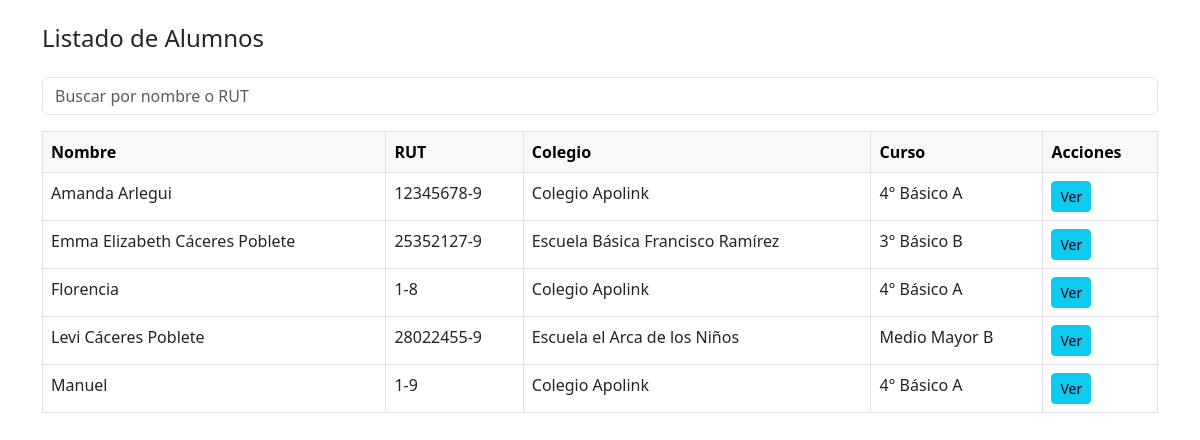
/alumnos/students.php (signed in), run on the app's committed database.
### tables this page shows
CREATE TABLE `students` (
  `id` int(11) NOT NULL,
  `colegio_id` int(11) DEFAULT NULL,
  `curso_id` int(11) DEFAULT NULL,
  `nombre` varchar(100) DEFAULT NULL,
  `rut` varchar(12) DEFAULT NULL,
  `fecha_nac` date DEFAULT NULL,
  `telefono` varchar(20) DEFAULT NULL,
  `email` varchar(100) DEFAULT NULL,
  `cuota_total` int(11) DEFAULT 0,
  `cuota_gira` int(11) DEFAULT 0
);

CREATE TABLE `colegios` (
  `id` int(11) NOT NULL,
  `nombre` varchar(100) NOT NULL,
  `logo_colegio` varchar(100) NOT NULL,
  `description` varchar(200) NOT NULL,
  `direccion` varchar(100) NOT NULL,
  `phone` varchar(15) NOT NULL
);

CREATE TABLE `cursos` (
  `id` int(11) NOT NULL,
  `colegio_id` int(11) DEFAULT NULL,
  `nombre` varchar(50) DEFAULT NULL
);

### alumnos/students.php (the view, shortened to what this page needs)
<?php
require '../include/conexion.php';
$condiciones = [];
$buscar = $_GET['buscar'] ?? '';
$where = $condiciones ? "WHERE " . implode(" AND ", $condiciones) : "";
$query = "SELECT s.*, c.nombre AS curso_nombre, col.nombre AS colegio_nombre
          FROM students s
          JOIN cursos c ON s.curso_id = c.id
          JOIN colegios col ON s.colegio_id = col.id
          $where
          ORDER BY s.nombre ASC";
$stmt = $conn->prepare($query);
$stmt->execute();
$alumnos = $stmt->get_result()->fetch_all(MYSQLI_ASSOC);
?>
<!DOCTYPE html>
<html lang="es">
<head>
  <link href="https://cdn.jsdelivr.net/npm/bootstrap@5.3.0/dist/css/bootstrap.min.css" rel="stylesheet">
</head>
<body>
<div class="container mt-4">
  <div class="d-flex justify-content-between align-items-center mb-3">
    <h4>Listado de Alumnos</h4>
  </div>
  <form method="GET" class="mb-3">
    <input type="text" name="buscar" class="form-control" placeholder="Buscar por nombre o RUT" value="<?= htmlspecialchars($buscar) ?>">
  </form>
  <table class="table table-bordered table-hover">
    <thead class="table-light">
      <tr>
        <th>Nombre</th>
        <th>RUT</th>
        <th>Colegio</th>
        <th>Curso</th>
        <th>Acciones</th>
      </tr>
    </thead>
    <tbody>
      <?php foreach ($alumnos as $al): ?>
        <tr>
          <td><?= htmlspecialchars($al['nombre']) ?></td>
          <td><?= htmlspecialchars($al['rut']) ?></td>
          <td><?= htmlspecialchars($al['colegio_nombre']) ?></td>
          <td><?= htmlspecialchars($al['curso_nombre']) ?></td>
          <td>
            <a href="student_detail.php?id=<?= $al['id'] ?>" class="btn btn-sm btn-info">Ver</a>
          </td>
        </tr>
      <?php endforeach; ?>
    </tbody>
  </table>
</div>
</body>
</html>

### data on the page
students: nombre "Amanda Arlegui", rut "12345678-9", colegio.nombre "Colegio Apolink", curso.nombre "4° Básico A"
students: nombre "Emma Elizabeth Cáceres Poblete", rut "25352127-9", colegio.nombre "Escuela Básica Francisco Ramírez", curso.nombre "3° Básico B"
students: nombre "Florencia", rut "1-8", colegio.nombre "Colegio Apolink", curso.nombre "4° Básico A"
students: nombre "Levi Cáceres Poblete", rut "28022455-9", colegio.nombre "Escuela el Arca de los Niños", curso.nombre "Medio Mayor B"
students: nombre "Manuel", rut "1-9", colegio.nombre "Colegio Apolink", curso.nombre "4° Básico A"
